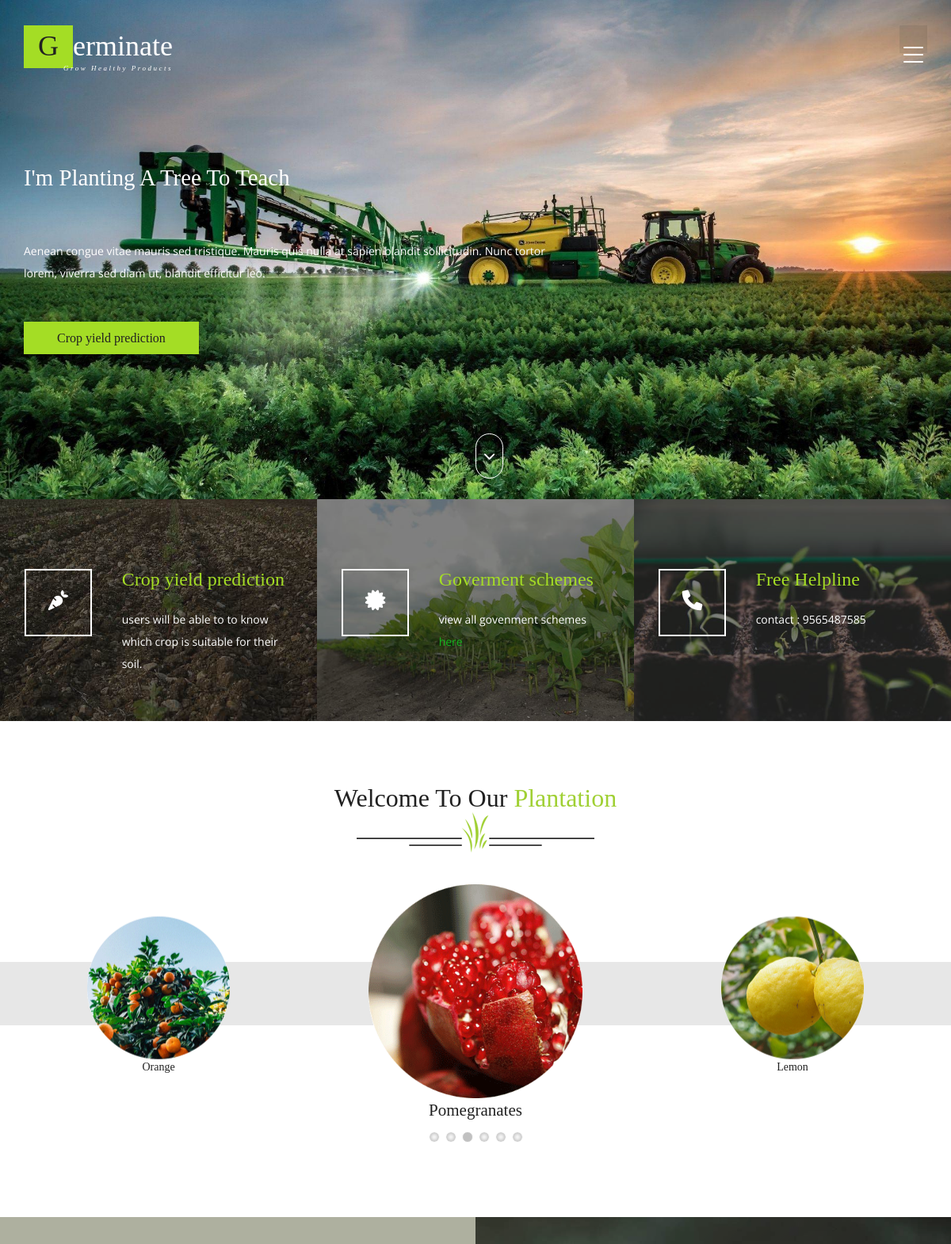
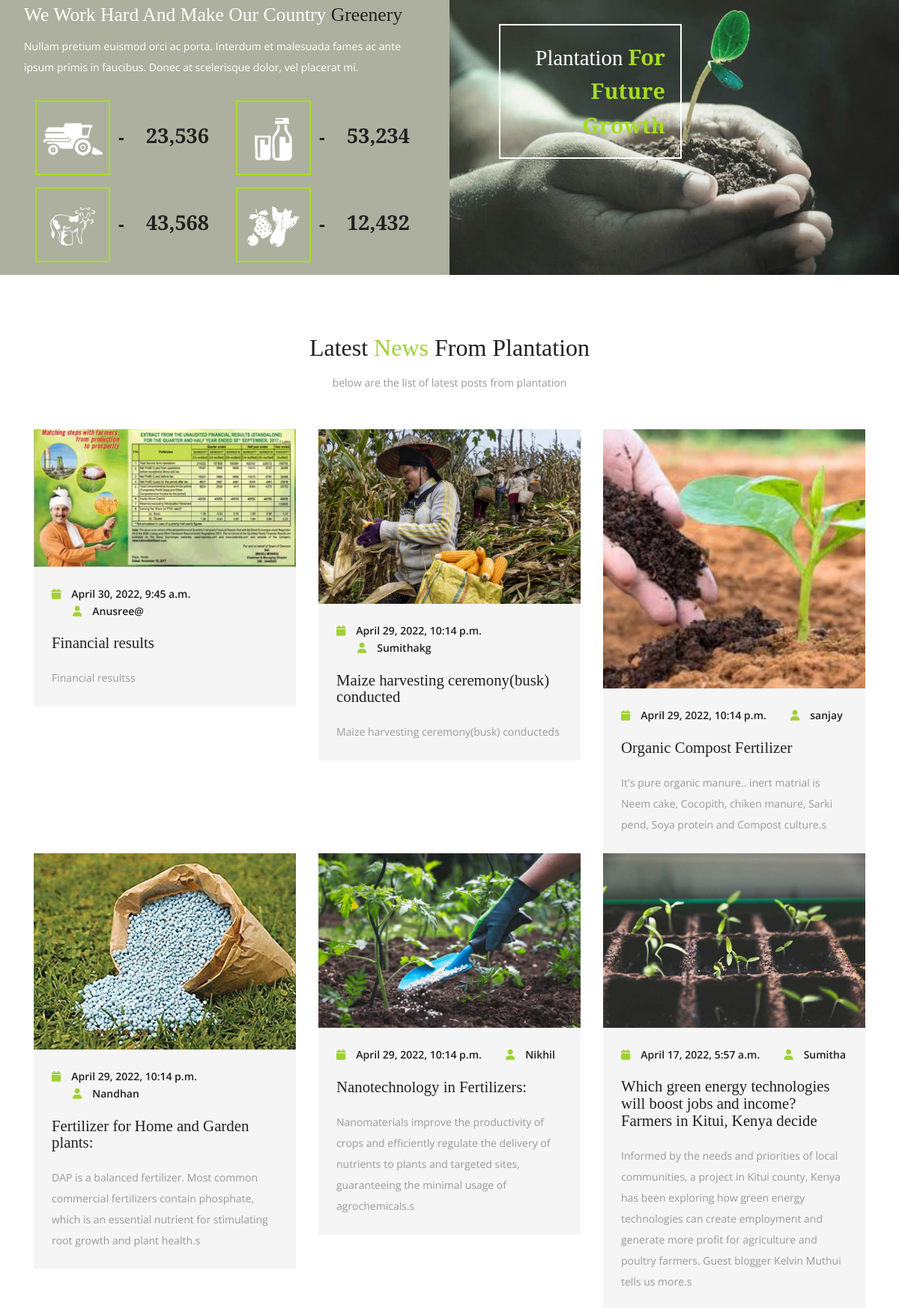
The page / (upper part) on the database its author committed (2 pictures, top to bottom).
### App/models.py (models this page shows, shortened)
class blog(models.Model):
    title = models.CharField(default="none",max_length=500)
    description = models.CharField(default="none",max_length=50000)
    image = models.ImageField(upload_to='blog',default = "default.jpg")
    date = models.DateTimeField(default=datetime.datetime.now())
    username = models.CharField(default = "none",max_length=1000)

### App/views.py (the view)
# urls.py: path('',views.homepage,name = "homepage"),
def homepage(request):
    blogs = blog.objects.all().order_by("-date")
    try:
        profile = userProfile.objects.filter(user = request.user).first()
    except:
        pass
    if request.user.is_authenticated:
        profile = userProfile.objects.filter(user = request.user).first()
    else:
        profile = ''
    if profile:
        cht_faculty = User.objects.all()
    else:
        chat_users = userProfile.objects.filter(is_farmer = True)
        cht_faculty = []
        for c in chat_users:
            cht_faculty.append(c.user)
    c_u = []
    u_p = {}
    for us in cht_faculty:
        u_p = {}
        msg = ""
        time = ""
        try:
            cht = chat.objects.filter(chat_between = request.user.username+","+us.username).order_by("-time").first()
            if cht == None:
                cht = chat.objects.filter(chat_between = us.username+","+request.user.username).order_by("-time").first()
                msg = cht.message
                time = cht.time
            else:
                msg = cht.message
                time = cht.time
            if cht == None:
                msg = "send a new message"
                time = "0:00"
        except:
            msg = "send a new message"
        pf = userProfile.objects.filter(user = us).first()
        try:
            u_p["username"] = pf.user.username
            u_p["image"] = pf.image.url
            u_p["message"] = msg
            u_p["time"] = time
            c_u.append(u_p)
        except:
            pass
    return render(request,'index.html',context = {'profile':profile,"blogs":blogs,"all_users_list":c_u})

### App/templates/index.html (shortened to what this page needs)
{% load static %}
<!DOCTYPE html>
<html lang="en">
<head>
<link href="{% static 'css/bootstrap.css' %}" rel="stylesheet" type="text/css" media="all" />
<link href="{% static 'css/style.css' %}" rel="stylesheet" type="text/css" media="all" />
<link href="{% static 'css/mislider.css' %}" rel="stylesheet" type="text/css" />
<link href="{% static 'css/mislider-custom.css' %}" rel="stylesheet" type="text/css" />
<link href="{% static 'css/font-awesome.css' %}" rel="stylesheet">
<link rel="stylesheet" href="https://cdnjs.cloudflare.com/ajax/libs/font-awesome/6.0.0-beta3/css/all.min.css" />
</head>
<body>
<body>
	<div class="banner">
		<div class="container">
			<div class="w3_agileits_banner_main_grid">
				<div class="w3_agile_logo">
					<h1><a href="index.html"><span>G</span>erminate<i>Grow healthy products</i></a></h1>
				</div>
				<div class="agileits_w3layouts_menu">
					<div class="shy-menu">
						<a class="shy-menu-hamburger">
							<span class="layer top"></span>
							<span class="layer mid"></span>
							<span class="layer btm"></span>
						</a>
					</div>
				</div>
				<div class="clearfix"> </div>
			</div>
			<div class="w3_banner_info">
				<div class="w3_banner_info_grid">
					<h3 class="test">I'm Planting A Tree To Teach Me To Gather Strength From My Deepest Roots</h3>
					<p>Aenean congue vitae mauris sed tristique. Mauris quis nulla at sapien blandit
						sollicitudin. Nunc tortor lorem, viverra sed diam ut, blandit efficitur leo.</p>
					<ul>
						<li onclick="showCrop()"><a href="#" class="w3ls_more"  data-target="#myModal">Crop yield prediction</a></li>
					</ul>
				</div>
			</div>
			<div class="thim-click-to-bottom">
				<a href="#welcome_bottom" class="scroll">
					<i class="fa  fa-chevron-down"></i>
				</a>
			</div>
		</div>
	</div>
	<div class="banner-bottom">
		<div class="col-md-4 agileits_banner_bottom_left">
			<div class="agileinfo_banner_bottom_pos">
				<div class="w3_agileits_banner_bottom_pos_grid">
					<div class="col-xs-4 wthree_banner_bottom_grid_left">
						<div class="agile_banner_bottom_grid_left_grid hvr-radial-out">
							<i class="fa-solid fa-carrot"></i>
						</div>
					</div>
					<div class="col-xs-8 wthree_banner_bottom_grid_right" onclick="showCrop()" style="cursor: pointer;">
						<h4>Crop yield prediction</h4>
						<p>users will be able to to know which crop is suitable for their soil.</p>
					</div>
					<div class="clearfix"> </div>
				</div>
			</div>
		</div>
		<div class="col-md-4 agileits_banner_bottom_left1">
			<div class="agileinfo_banner_bottom_pos">
				<div class="w3_agileits_banner_bottom_pos_grid">
					<div class="col-xs-4 wthree_banner_bottom_grid_left">
						<div class="agile_banner_bottom_grid_left_grid hvr-radial-out">
							<i class="fa fa-certificate" aria-hidden="true"></i>
						</div>
					</div>
					<div class="col-xs-8 wthree_banner_bottom_grid_right">
						<h4>Goverment schemes</h4>
						<p>view all govenment schemes <a href="https://agricoop.nic.in/en/ministry-major-schemes" style="color: rgb(19, 182, 30);"> here</a></p>
					</div>
					<div class="clearfix"> </div>
				</div>
			</div>
		</div>
		<div class="col-md-4 agileits_banner_bottom_left2">
			<div class="agileinfo_banner_bottom_pos">
				<div class="w3_agileits_banner_bottom_pos_grid">
					<div class="col-xs-4 wthree_banner_bottom_grid_left">
						<div class="agile_banner_bottom_grid_left_grid hvr-radial-out">
							<i class="fa-solid fa-phone"></i>
						</div>
					</div>
					<div class="col-xs-8 wthree_banner_bottom_grid_right">
						<h4>Free Helpline</h4>
						<p>contact : 9565487585</p>
					</div>
					<div class="clearfix"> </div>
				</div>
			</div>
		</div>
	</div>
	<div class="welcome">
		<div class="container">
			<h3 class="agileits_w3layouts_head">Welcome to our <span>Plantation</span></h3>
			<div class="w3_agile_image">
				<img src="{% static 'images/1.png' %}" alt=" " class="img-responsive" />
			</div>
		</div>
		<div class="mis-stage w3_agileits_welcome_grids">
			<ol class="mis-slider">
				<li class="mis-slide">
					<figure>
						<img src="{% static 'images/3.png' %}" alt=" " class="img-responsive" />
						<figcaption>Orange</figcaption>
					</figure>
				</li>
				<li class="mis-slide">
					<figure>
						<img src="{% static 'images/4.png' %}" alt=" " class="img-responsive" />
						<figcaption>Pomegranates</figcaption>
					</figure>
				</li>
				<li class="mis-slide">
					<figure>
						<img src="{% static 'images/5.png' %}" alt=" " class="img-responsive" />
						<figcaption>Lemon</figcaption>
					</figure>
				</li>
			</ol>
		</div>
	</div>
	<div id="welcome_bottom" class="welcome-bottom">
		<div class="col-md-6 wthree_welcome_bottom_left">
			<h3>we work hard and make our country <span>greenery</span></h3>
			<p>Nullam pretium euismod orci ac porta. Interdum et malesuada fames ac ante
				ipsum primis in faucibus. Donec at scelerisque dolor, vel placerat mi.</p>
			<div class="col-md-6 wthree_welcome_bottom_left_grid">
				<div class="w3l_social_icon_gridl">
					<img src="{% static 'images/8.png' %}" alt=" " class="img-responsive" />
				</div>
				<div class="w3l_social_icon_gridr">
					<h4 class="counter">23,536</h4>
				</div>
				<div class="clearfix"> </div>
				<div class="w3l_social_icon_grid_pos">
					<label>-</label>
				</div>
			</div>
			<div class="col-md-6 wthree_welcome_bottom_left_grid">
				<div class="w3l_social_icon_gridl">
					<img src="{% static 'images/9.png' %}" alt=" " class="img-responsive" />
				</div>
				<div class="w3l_social_icon_gridr">
					<h4 class="counter">53,234</h4>
				</div>
				<div class="clearfix"> </div>
				<div class="w3l_social_icon_grid_pos">
					<label>-</label>
				</div>
			</div>
			<div class="col-md-6 wthree_welcome_bottom_left_grid">
				<div class="w3l_social_icon_gridl">
					<img src="{% static 'images/10.png' %}" alt=" " class="img-responsive" />
				</div>
				<div class="w3l_social_icon_gridr">
					<h4 class="counter">43,568</h4>
				</div>
				<div class="clearfix"> </div>
				<div class="w3l_social_icon_grid_pos">
					<label>-</label>
				</div>
			</div>
			<div class="col-md-6 wthree_welcome_bottom_left_grid">
				<div class="w3l_social_icon_gridl">
					<img src="{% static 'images/11.png' %}" alt=" " class="img-responsive" />
				</div>
				<div class="w3l_social_icon_gridr">
					<h4 class="counter">12,432</h4>
				</div>
				<div class="clearfix"> </div>
				<div class="w3l_social_icon_grid_pos">
					<label>-</label>
				</div>
			</div>
			<div class="clearfix"> </div>
		</div>
		<div class="col-md-6 wthree_welcome_bottom_right">
			<div class="agileinfo_grid">
				<figure class="agileits_effect_moses">
					<img src="{% static 'images/4.jpg' %}" alt=" " class="img-responsive" />
					<figcaption>
						<h4>Plantation <span>For Future Growth</span></h4>
					</figcaption>
				</figure>
			</div>
		</div>
	</div>
	<div class="welcome">
		<div class="container">
			<h3 class="agileits_w3layouts_head">Latest <span>News</span> from plantation</h3>
			<p class="agile_para">below are the list of latest posts from plantation</p>
			<div class="w3ls_news_grids">
				{% for blog in blogs %}
				<div class="col-md-4 w3ls_news_grid">
					<div class="w3layouts_news_grid">
						<img src="{{blog.image.url}}" alt=" " class="img-responsive" />
					</div>
					<div class="agileits_w3layouts_news_grid">
						<ul>
							<li><i class="fa fa-calendar" aria-hidden="true"></i>{{blog.date}}</li>
							<li><i class="fa fa-user" aria-hidden="true"></i><a href="#">{{blog.username}}</a></li>
						</ul>
						<h4><a href="{% url 'blog' pk=blog.pk %}"  data-target="#myModal">{{blog.title}}</a></h4>
						<p>{{blog.description}}s</p>
					</div>
				</div>
				{% endfor %}
			</div>
		</div>
	</div>
</body>
</html>

### App/static/css/mislider.css (style rules this page uses)
﻿ .mis-stage, .mis-slider, .mis-slide, .mis-container, .mis-container * { -webkit-box-sizing: border-box; -moz-box-sizing: border-box; box-sizing: border-box; margin: 0; padding: 0; }
.mis-stage, .mis-slider { position: relative; overflow: hidden; }
.mis-stage { width: 100%; text-align: center; }
.mis-slider { list-style: none; overflow: visible; height: 100%; margin-top: 0; }
.mis-slide { width: 100%; height: auto; padding: 0; display: block; position: relative; float: left; overflow: visible !important; }
.mis-slide.mis-current { z-index: 100; }

### App/static/css/mislider-custom.css (style rules this page uses)
.mis-slider { margin-top: 138px; height: 80px; background-color: #e7e7e7; }
.mis-slider li figcaption { font-size: 1.5em; font-family: 'Bree Serif', serif; color: #212121; }
.mis-slider li img { max-width: 270px; width: 100%; margin: 0 auto; border: none; }
.mis-slide { width: 360px; height: 360px; padding: 40px; margin-top: -138px }

### rows shown on the page
blog: image (picture), date "April 30, 2022, 9:45 a.m.", username "Anusree@", title "Financial results", description "Financial results"
blog: image (picture), date "April 29, 2022, 10:14 p.m.", username "Sumithakg", title "Maize harvesting ceremony(busk) conducted", description "Maize harvesting ceremony(busk) conducted"
blog: image (picture), date "April 29, 2022, 10:14 p.m.", username "sanjay", title "Organic Compost Fertilizer", description "It's pure organic manure.. inert matrial is Neem cake, Cocopith, chiken manure, Sarki pend, Soya protein and Compost culture."
blog: image (picture), date "April 29, 2022, 10:14 p.m.", username "Nandhan", title "Fertilizer for Home and Garden plants:", description "DAP is a balanced fertilizer. Most common commercial fertilizers contain phosphate, which is an essential nutrient for stimulating root growth and plant health."
blog: image (picture), date "April 29, 2022, 10:14 p.m.", username "Nikhil", title "Nanotechnology in Fertilizers:", description "Nanomaterials improve the productivity of crops and efficiently regulate the delivery of nutrients to plants and targeted sites, guaranteeing the minimal usage of agrochemicals."
blog: image (picture), date "April 17, 2022, 5:57 a.m.", username "Sumitha", title "Which green energy technologies will boost jobs and income? Farmers in Kitui, Kenya decide", description "Informed by the needs and priorities of local communities, a project in Kitui county, Kenya has been exploring how green energy technologies can create employment and generate more profit for agriculture and poultry farmers. Guest blogger Kelvin Muthui tells us more."
